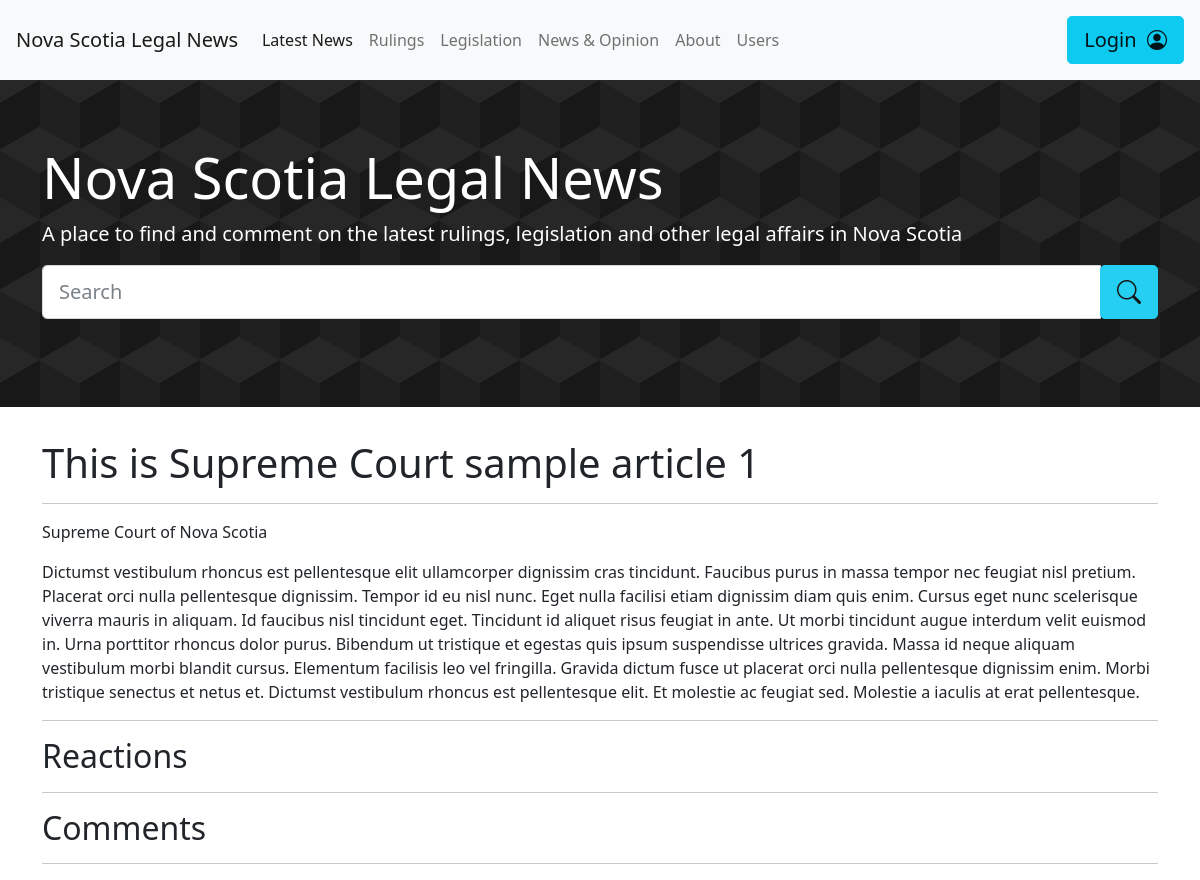
/website/article.php?articleID=7, run on the app's committed database.
### tables this page shows
CREATE TABLE articles(
	articleID int AUTO_INCREMENT,
    outletID int,
    authorName varchar(255),
    articleURL varchar(255),
    articleHeadline varchar(2047),
    articleText varchar(2047),
    publicationDate datetime,
    PRIMARY KEY (articleID),
    FOREIGN KEY (outletID) REFERENCES outlets(outletID)
);

CREATE TABLE outlets(
    outletID int AUTO_INCREMENT,
    outletName varchar(255),
    PRIMARY KEY (outletID)
);

### website/inc/components/articledisplay.php (the view, shortened to what this page needs)
<?php
$articleID = $_GET["articleID"];
$querySQL = "   SELECT * FROM articles
                JOIN outlets ON articles.outletID = outlets.outletID
                AND articles.articleID = {$articleID}";
$result = $dbconn->query($querySQL);
foreach($result as $article){
?>
<h1><?php echo($article["articleHeadline"]); ?></h1>
<hr>
<p><?php echo($article["outletName"]); ?></p>
<p><?php echo($article["articleText"]); ?></p>
<hr>
<?php
}
?>
<h2>Reactions</h2>
<hr>
<h2>Comments</h2>
<hr>

### website/styles/main.css (style rules this page uses)
body { overflow: overlay; }

### data on the page
articles: articleHeadline "This is Supreme Court sample article 1", outletID.outletName "Supreme Court of Nova Scotia", articleText "Dictumst vestibulum rhoncus est pellentesque elit ullamcorper dignissim cras tincidunt. Faucibus purus in massa tempor nec feugiat nisl pretium. Placerat orci nulla pellentesque dignissim. Tempor id eu nisl nunc. Eget nulla facilisi etiam dignissim diam quis enim. Cursus eget nunc scelerisque viverra mauris in aliquam. Id faucibus nisl tincidunt eget. Tincidunt id aliquet risus feugiat in ante. Ut morbi tincidunt augue interdum velit euismod in. Urna porttitor rhoncus dolor purus. Bibendum ut tristique et egestas quis ipsum suspendisse ultrices gravida. Massa id neque aliquam vestibulum morbi blandit cursus. Elementum facilisis leo vel fringilla. Gravida dictum fusce ut placerat orci nulla…"
